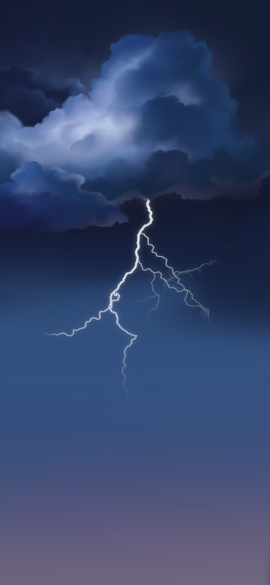
//> input picture Demos/HistogramMatching/1_.png, 270 x 585 px
$ ./main   (built with g++ and OpenCV 4)
//> lines starting //> are read from the running program, lines starting //| are printed output that depends on the picture
#include <iostream>
#include <opencv2/core.hpp>
#include <opencv2/imgcodecs.hpp>
#include <opencv2/highgui.hpp>
#include <opencv2/imgproc.hpp>

using namespace cv;
using namespace std;

Mat result;

void calculateHistogram(Mat image, Mat * hist, int histSize);
void generateHistogram(const Mat * hist, int histSize, int cnt, Mat & outHistImg);
void getAccumulativeHist(Mat & hist, int w, int h, float out[256]) {
    Mat ratio_hist = hist / ((float) w * (float) h); // TODO test
    float ratio_sum = 0;
    for (int i = 0; i < 256; ++i) {
        ratio_sum += ratio_hist.at<float>(i);
        out[i] = ratio_sum;
    }
}

void histogramMatching(Mat & src, Mat * histSrc, Mat * histRef) {
    int w = src.cols;
    int h = src.rows;
    vector<Mat> bgr_planes;
    vector<Mat> out_planes;
    split(src, bgr_planes);
    for (int channel = 0; channel < 3; ++channel) {
        Mat img = bgr_planes.at(channel);
        float accumulative_histSrc[256];
        float accumulative_histRef[256];
        getAccumulativeHist(histSrc[channel], w, h, accumulative_histSrc);
        getAccumulativeHist(histRef[channel], w, h, accumulative_histRef);

        int map[256];
        for (int i = 0; i < 256; ++i) {
            float src_hist_bin = accumulative_histSrc[i];
            float min_diff_abs = 1000;
            int min_diff_abs_index = 0;
            for (int j = 0; j < 256; ++j) {
                float ref_hist_bin = accumulative_histRef[j];
                float diff_abs = abs(ref_hist_bin - src_hist_bin);
                if (diff_abs < min_diff_abs) {
                    min_diff_abs = diff_abs;
                    min_diff_abs_index = j;
                }
            }
            map[i] = min_diff_abs_index;
        }

        Mat mapped_img(img.rows, img.cols, img.type());
        for (int r = 0; r < h; ++r) {
            uchar * p = img.ptr<uchar>(r);
            uchar * outP = mapped_img.ptr<uchar>(r);
            for (int c = 0; c < w; ++c) {
                uchar color = p[c];
                uchar map_color = map[color];
                outP[c] = map_color;
            }
        }
        out_planes.push_back(mapped_img);
    }
    result.create(src.rows, src.cols, src.type());
    merge(out_planes, result);
}

int main() {
    const char * fpath = "../1_.png";
    const char * frefp = "../2_.png";
    const char * attem = "../a_.png";
    Mat src = imread(fpath, IMREAD_COLOR);
//> src is the input picture: 585 rows x 270 cols, CV_8UC3; mean B, G, R 106.5, 68.8, 54.1
    Mat ref = imread(frefp, IMREAD_COLOR);
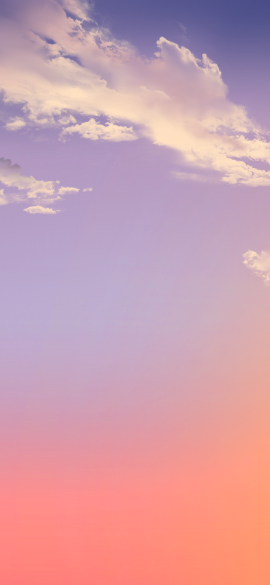
//> input picture Demos/HistogramMatching/2_.png, 270 x 585 px
//> ref is the input picture: 585 rows x 270 cols, CV_8UC3; mean B, G, R 171.6, 158.1, 206.8
    Mat att = imread(attem, IMREAD_COLOR);
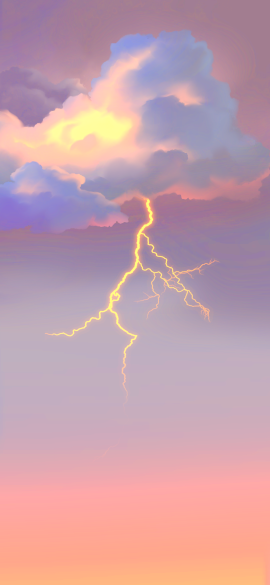
//> input picture Demos/HistogramMatching/a_.png, 270 x 585 px
//> att is the input picture: 585 rows x 270 cols, CV_8UC3; mean B, G, R 170.5, 158.8, 198
    if (src.empty() || ref.empty()) {
        cout << "Cannot open " << fpath << " or " << frefp << endl;
        return -1;
    }

    imshow("src", src);
    imshow("ref", ref);
    imshow("att", att);

    int histSize = 256;

    Mat histAttImg;
    Mat histAtt[3];
    calculateHistogram(att, histAtt, histSize);
    generateHistogram(histAtt, histSize, 3, histAttImg);
    imshow("histAttImg", histAttImg);


    Mat histSrcImg;
    Mat histRefImg;
    Mat histSrc[3];
    calculateHistogram(src, histSrc, histSize);
    generateHistogram(histSrc, histSize, 3, histSrcImg);

    Mat histRef[3];
    calculateHistogram(ref, histRef, histSize);
    generateHistogram(histRef, histSize, 3, histRefImg);

    imshow("histSrcImg", histSrcImg);
    imshow("histRefImg", histRefImg);

    histogramMatching(src, histSrc, histRef);
    imshow("result", result);

    Mat histResult[3];
    Mat histResultImg;
    calculateHistogram(result, histResult, histSize);
    generateHistogram(histResult, histSize, 3, histResultImg);
    imshow("histResultImg", histResultImg);

    waitKey(0);
    return 0;
}

void calculateHistogram(Mat image, Mat * hist, int histSize) {
//> called with histSize = 256
    vector<Mat> bgr_planes;
    split(image, bgr_planes);

    float range[] = {0, 256};
    const float * histRange[] = {range};

    bool unifrom = true;
    bool accumulate = false;

    Mat b_hist, g_hist, r_hist;
    calcHist(&bgr_planes[0], 1, 0, Mat(), hist[0], 1, &histSize, histRange, unifrom, accumulate);
//> hist = 256 values, max 8978 at index 190, min 0 at index 0, mean 617
    calcHist(&bgr_planes[1], 1, 0, Mat(), hist[1], 1, &histSize, histRange, unifrom, accumulate);
    calcHist(&bgr_planes[2], 1, 0, Mat(), hist[2], 1, &histSize, histRange, unifrom, accumulate);
}

void generateHistogram(const Mat * hist, int histSize, int cnt, Mat & outHistImg) {
//> called with histSize = 256, cnt = 3
    int w = 512;
    int h = 400;
    int bin = cvRound((double) w / histSize);
    outHistImg.create(h, w, CV_8UC3);
    for (int i = 0; i < cnt; ++i) {
        Mat normal;
        normalize(hist[i], normal, 0, outHistImg.rows, NORM_MINMAX, -1, Mat());
        Scalar color;
        switch (i) {
            case 0:
                color = Scalar(255, 0, 0);
                break;
            case 1:
                color = Scalar(0, 255, 0);
                break;
            case 2:
                color = Scalar(0, 0, 255);
                break;
        }
        for (int j = 1; j < histSize; ++j) {
            line(outHistImg, Point(bin * (j - 1), h - cvRound(normal.at<float>(j - 1))), Point(bin * j, h - cvRound(normal.at<float>(j))), color);
        }
    }
//> call 2 of calculateHistogram, with histSize = 256
//> in calculateHistogram (call 2), `split(image, bgr_planes);`:
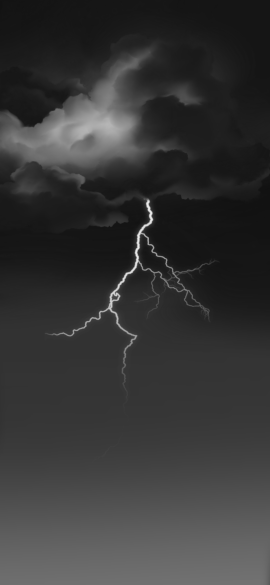
//> bgr_planes[2]: 585 rows x 270 cols, CV_8UC1; min 17, max 235, mean 54.1
//> in calculateHistogram (call 2), `calcHist(&bgr_planes[0], 1, 0, Mat(), hist[0], 1, &histSize, histRange..`: hist = 256 values, max 21277 at index 124, min 0 at index 0, mean 617
//> call 3 of calculateHistogram, with histSize = 256
//> in calculateHistogram (call 3), `split(image, bgr_planes);`:
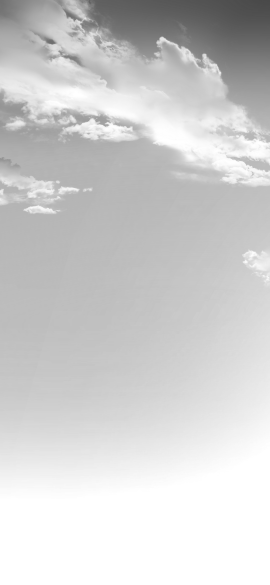
//> bgr_planes[2]: 585 rows x 270 cols, CV_8UC1; min 73, max 255, mean 206.8
//> in calculateHistogram (call 3), `calcHist(&bgr_planes[0], 1, 0, Mat(), hist[0], 1, &histSize, histRange..`: hist = 256 values, max 5391 at index 192, min 0 at index 0, mean 617
//> call 4 of calculateHistogram, with histSize = 256
//> in calculateHistogram (call 4), `split(image, bgr_planes);`:
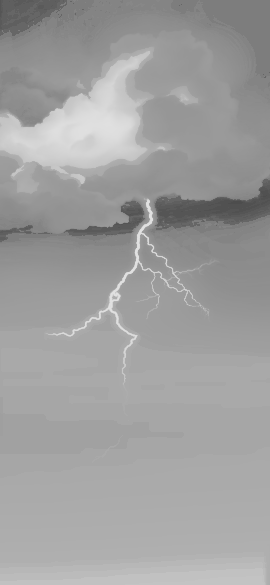
//> bgr_planes[1]: 585 rows x 270 cols, CV_8UC1; min 77, max 225, mean 159
//> in calculateHistogram (call 4), `split(image, bgr_planes);`:
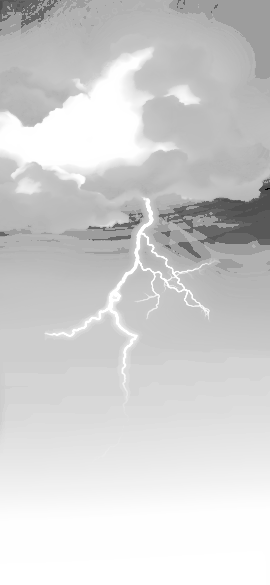
//> bgr_planes[2]: 585 rows x 270 cols, CV_8UC1; min 0, max 255, mean 208.8
//> in calculateHistogram (call 4), `calcHist(&bgr_planes[0], 1, 0, Mat(), hist[0], 1, &histSize, histRange..`: hist = 256 values, max 21277 at index 188, min 0 at index 0, mean 617
//> call 4 of generateHistogram, with histSize = 256, cnt = 3
//> after the loop in generateHistogram (call 4), `for (int i = 0; i < cnt; ++i)`:
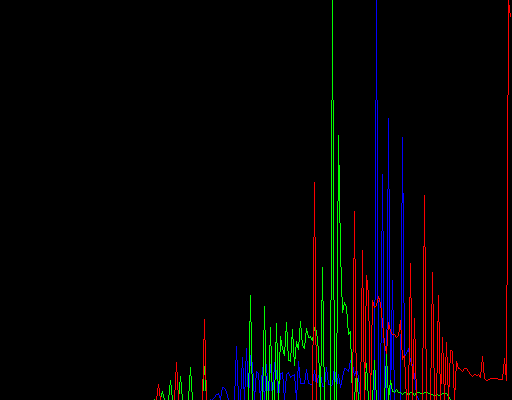
//> outHistImg: 400 rows x 512 cols, CV_8UC3; mean B, G, R 3.8, 3.6, 4.5
}
